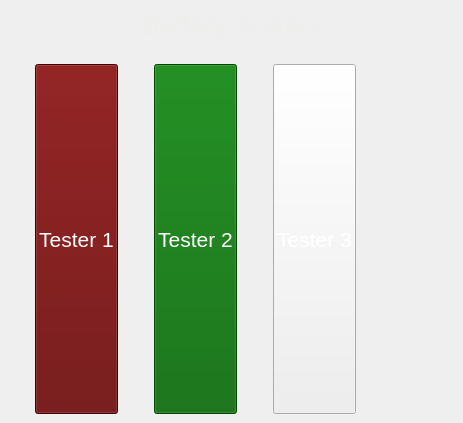
            <widget class="QWidget" name="Page_Main">
             <layout class="QVBoxLayout" name="verticalLayout_6">
              <property name="topMargin">
               <number>0</number>
              </property>
              <property name="bottomMargin">
               <number>0</number>
              </property>
              <item>
               <widget class="QFrame" name="Frame_MainPage_Label">
                <property name="maximumSize">
                 <size>
                  <width>16777215</width>
                  <height>100</height>
                 </size>
                </property>
                <property name="layoutDirection">
                 <enum>Qt::LeftToRight</enum>
                </property>
                <property name="frameShape">
                 <enum>QFrame::NoFrame</enum>
                </property>
                <property name="frameShadow">
                 <enum>QFrame::Raised</enum>
                </property>
                <layout class="QVBoxLayout" name="verticalLayout_10">
                 <item>
                  <widget class="QLabel" name="label">
                   <property name="font">
                    <font>
                     <pointsize>20</pointsize>
                    </font>
                   </property>
                   <property name="styleSheet">
                    <string notr="true">color: rgb(238, 238, 236);</string>
                   </property>
                   <property name="text">
                    <string>Battery Testers</string>
                   </property>
                   <property name="alignment">
                    <set>Qt::AlignCenter</set>
                   </property>
                  </widget>
                 </item>
                </layout>
               </widget>
              </item>
              <item>
               <widget class="QFrame" name="Frame_MainPage_Buttons">
                <property name="frameShape">
                 <enum>QFrame::NoFrame</enum>
                </property>
                <property name="frameShadow">
                 <enum>QFrame::Raised</enum>
                </property>
                <layout class="QHBoxLayout" name="horizontalLayout_3">
                 <item>
                  <widget class="QFrame" name="frame_2">
                   <property name="maximumSize">
                    <size>
                     <width>16777215</width>
                     <height>16777215</height>
                    </size>
                   </property>
                   <property name="frameShape">
                    <enum>QFrame::NoFrame</enum>
                   </property>
                   <property name="frameShadow">
                    <enum>QFrame::Raised</enum>
                   </property>
                   <layout class="QVBoxLayout" name="verticalLayout_23">
                    <property name="spacing">
                     <number>0</number>
                    </property>
                    <property name="leftMargin">
                     <number>15</number>
                    </property>
                    <property name="topMargin">
                     <number>0</number>
                    </property>
                    <property name="rightMargin">
                     <number>15</number>
                    </property>
                    <property name="bottomMargin">
                     <number>0</number>
                    </property>
                    <item>
                     <widget class="QPushButton" name="Button_Tester_1">
                      <property name="minimumSize">
                       <size>
                        <width>0</width>
                        <height>350</height>
                       </size>
                      </property>
                      <property name="maximumSize">
                       <size>
                        <width>200</width>
                        <height>16777215</height>
                       </size>
                      </property>
                      <property name="font">
                       <font>
                        <pointsize>16</pointsize>
                       </font>
                      </property>
                      <property name="styleSheet">
                       <string notr="true">QPushButton{
	color: rgb(255, 255, 255);
	background-color: rgb(100, 0, 0);
}</string>
                      </property>
                      <property name="text">
                       <string>Tester 1</string>
                      </property>
                     </widget>
                    </item>
                   </layout>
                  </widget>
                 </item>
                 <item>
                  <widget class="QFrame" name="frame_5">
                   <property name="maximumSize">
                    <size>
                     <width>16777215</width>
                     <height>16777215</height>
                    </size>
                   </property>
                   <property name="frameShape">
                    <enum>QFrame::NoFrame</enum>
                   </property>
                   <property name="frameShadow">
                    <enum>QFrame::Raised</enum>
                   </property>
                   <layout class="QVBoxLayout" name="verticalLayout_26">
                    <property name="spacing">
                     <number>0</number>
                    </property>
                    <property name="leftMargin">
                     <number>15</number>
                    </property>
                    <property name="topMargin">
                     <number>0</number>
                    </property>
                    <property name="rightMargin">
                     <number>15</number>
                    </property>
                    <property name="bottomMargin">
                     <number>0</number>
                    </property>
                    <item>
                     <widget class="QPushButton" name="Button_Tester_2">
                      <property name="minimumSize">
                       <size>
                        <width>0</width>
                        <height>350</height>
                       </size>
                      </property>
                      <property name="maximumSize">
                       <size>
                        <width>200</width>
                        <height>16777215</height>
                       </size>
                      </property>
                      <property name="font">
                       <font>
                        <pointsize>16</pointsize>
                       </font>
                      </property>
                      <property name="styleSheet">
                       <string notr="true">QPushButton{
	color: rgb(255, 255, 255);
	background-color: rgb(0, 100, 0);
}</string>
                      </property>
                      <property name="text">
                       <string>Tester 2</string>
                      </property>
                     </widget>
                    </item>
                   </layout>
                  </widget>
                 </item>
                 <item>
                  <widget class="QFrame" name="frame_11">
                   <property name="maximumSize">
                    <size>
                     <width>16777215</width>
                     <height>16777215</height>
                    </size>
                   </property>
                   <property name="frameShape">
                    <enum>QFrame::NoFrame</enum>
                   </property>
                   <property name="frameShadow">
                    <enum>QFrame::Raised</enum>
                   </property>
                   <layout class="QVBoxLayout" name="verticalLayout_15">
                    <property name="spacing">
                     <number>0</number>
                    </property>
                    <property name="leftMargin">
                     <number>15</number>
                    </property>
                    <property name="topMargin">
                     <number>0</number>
                    </property>
                    <property name="rightMargin">
                     <number>15</number>
                    </property>
                    <property name="bottomMargin">
                     <number>0</number>
                    </property>
                    <item>
                     <widget class="QPushButton" name="Button_Tester_3">
                      <property name="minimumSize">
                       <size>
                        <width>0</width>
                        <height>350</height>
                       </size>
                      </property>
                      <property name="maximumSize">
                       <size>
                        <width>200</width>
                        <height>16777215</height>
                       </size>
                      </property>
                      <property name="font">
                       <font>
                        <pointsize>16</pointsize>
                       </font>
                      </property>
                      <property name="styleSheet">
                       <string notr="true">color: rgb(255, 255, 255);</string>
                      </property>
                      <property name="text">
                       <string>Tester 3</string>
                      </property>
                     </widget>
                    </item>
                   </layout>
                  </widget>
                 </item>
                 <item>
                  <widget class="QFrame" name="frame_12">
                   <property name="maximumSize">
                    <size>
                     <width>16777215</width>
                     <height>16777215</height>
                    </size>
                   </property>
                   <property name="frameShape">
                    <enum>QFrame::NoFrame</enum>
                   </property>
                   <property name="frameShadow">
                    <enum>QFrame::Raised</enum>
                   </property>
                   <layout class="QVBoxLayout" name="verticalLayout_16">
                    <property name="spacing">
                     <number>0</number>
                    </property>
                    <property name="leftMargin">
                     <number>15</number>
                    </property>
                    <property name="topMargin">
                     <number>0</number>
                    </property>
                    <property name="rightMargin">
                     <number>15</number>
                    </property>
                    <property name="bottomMargin">
                     <number>0</number>
                    </property>
                   </layout>
                  </widget>
                 </item>
                 <item>
                  <widget class="QFrame" name="frame_13">
                   <property name="maximumSize">
                    <size>
                     <width>16777215</width>
                     <height>16777215</height>
                    </size>
                   </property>
                   <property name="frameShape">
                    <enum>QFrame::NoFrame</enum>
                   </property>
                   <property name="frameShadow">
                    <enum>QFrame::Raised</enum>
                   </property>
                   <layout class="QVBoxLayout" name="verticalLayout_20">
                    <property name="spacing">
                     <number>0</number>
                    </property>
                    <property name="leftMargin">
                     <number>15</number>
                    </property>
                    <property name="topMargin">
                     <number>0</number>
                    </property>
                    <property name="rightMargin">
                     <number>15</number>
                    </property>
                    <property name="bottomMargin">
                     <number>0</number>
                    </property>
                   </layout>
                  </widget>
                 </item>
                </layout>
               </widget>
              </item>
             </layout>
            </widget>
